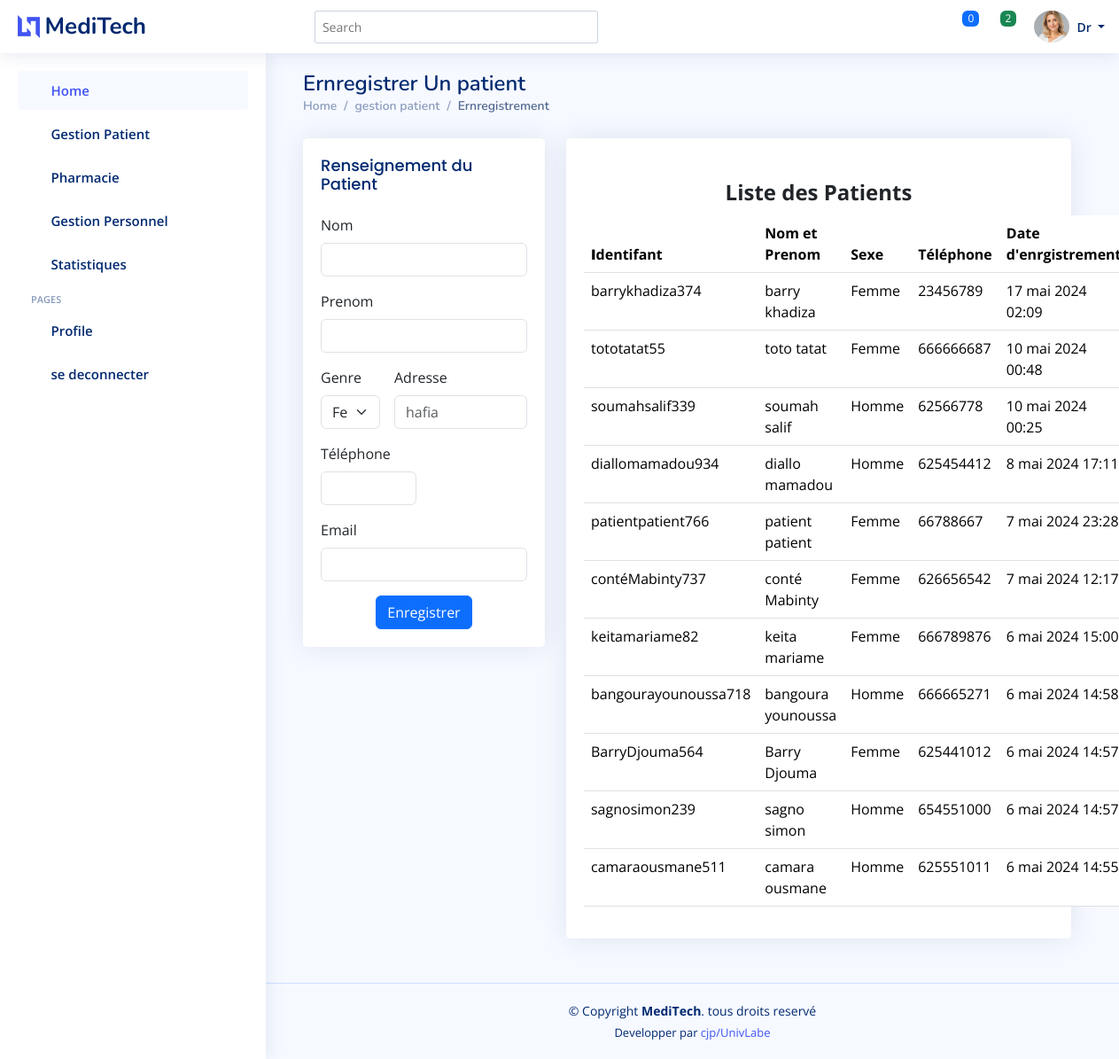
The app's page /save_patient/ with its own data.
### Patients/models.py (models this page shows, shortened)
class Patient(models.Model):
    user = models.ForeignKey(Utilisateur, on_delete = models.CASCADE)
    nom = models.CharField(max_length = 32)
    prenom = models.CharField(max_length = 32)
    genre = models.CharField(max_length = 9)
    telephone = models.CharField(max_length = 10)
    email = models.EmailField(max_length = 32)
    profil_patient=models.ImageField(upload_to='profil_patient/', height_field=None, width_field=None, max_length=None, blank=True)
    adresse = models.CharField(max_length = 30)
    identifiant = models.CharField(max_length = 30)
    date_enrgistrement = models.DateTimeField(auto_now = True)

### Personnel_Service/views.py (the view, shortened to what this page needs)
# urls.py: path('save_patient/',enregistrer_patient,name = 'save_patient'),
def enregistrer_patient(request):
    liste_patients = Patient.objects.order_by("-date_enrgistrement")
    context = {
        'liste_patients':liste_patients,
    }
    return render(request, 'Personnel_Service/enregistrer_patient.html',context)

### Personnel_Service/context_processors.py (called while the page is built)
def notifications(request):
    if request.user.is_authenticated:
        try:
            personnel = Personnel.objects.get(user=request.user)
            rdv_enAttente = Rendezvous.objects.filter(status_rdv='en attente', personnel=personnel)
            nbr_rdvA = rdv_enAttente.count()
            historique_notif = Rendezvous.objects.filter(personnel=personnel)
        except Personnel.DoesNotExist:
            rdv_enAttente = []
            nbr_rdvA = 0
            historique_notif=[]
    else:
        rdv_enAttente = []
        nbr_rdvA = 0
        historique_notif=[]
    return {
        'rdv_enAttente': rdv_enAttente,
        'nbr_rdvA': nbr_rdvA,
        'historique_notif':historique_notif
    }

### Personnel_Service/templates/Personnel_Service/enregistrer_patient.html (shortened to what this page needs)
{% load static %}
{% include "Personnel_Service/header_pers.html" %}
  <main id="main" class="main row d-flex">
    <div class="pagetitle">
      <h1>Ernregistrer Un patient</h1>
      <nav>
        <ol class="breadcrumb">
          <li class="breadcrumb-item"><a href="index.html">Home</a></li>
          <li class="breadcrumb-item">gestion patient</li>
          <li class="breadcrumb-item active">Ernregistrement</li>
        </ol>
      </nav>
    </div>
    <div class="row d-flex">
      <section class="section col-lg-4">
        <div class="row">
          <div class="">
            <div class="card">
              <div class="card-body">
                <h5 class="card-title">Renseignement du Patient</h5>
                <form class="row g-3" method ="post">
                  <div class="col-md-12">
                    <label for="nom" class="form-label">Nom</label>
                    <input type="text" name="nom" class="form-control" id="inputName5">
                  </div>
                  <div class="col-md-12">
                    <label for="prenom" class="form-label">Prenom</label>
                    <input type="text" name="prenom" class="form-control" id="inputEmail5">
                  </div>
                  <div class="col-md-4">
                    <label for="genre" class="form-label">Genre</label>
                    <select id="inputState"  name="genre" class="form-select">
                      <option value ="Femme">Femme</option>
                    </select>
                  </div>
                  <div class="col-md-8">
                    <label for="adresse" class="form-label">Adresse</label>
                    <input type="text" name="adresse" class="form-control" id="inputPassword5" placeholder="hafia">
                  </div>
                  <div class="col-md-6">
                    <label for="tel" class="form-label">Téléphone</label>
                    <input type="tel" name="tel" class="form-control" id="inputAddres5s" >
                  </div>
                  <div class="col-md-12">
                    <label for="prenom" class="form-label">Email</label>
                    <input type="email" name="email" class="form-control" id="inputEmail5">
                  </div>
                  <div class="text-center">
                    <button type="submit" class="btn btn-primary">Enregistrer</button>
                  </div>
                </form>
              </div>
            </div>
        </div>
      </section>
      <section class="section col-lg-8">
        <div class="row">
          <div class="col-lg-12">
            <div class="card">
              <div class="card-body">
                <h5 class="card-title"></h5>
                <table class="table datatable">
                  <legend class="text-center" style="font-weight: bold;">Liste des Patients</legend>
                  <thead >
                    <tr>
                      <th>
                        <b>I</b>dentifant
                      </th>
                      <th>Nom et Prenom</th>
                      <th>Sexe</th>
                      <th>Téléphone</th>
                      <th data-type="date" data-format="YYYY/DD/MM">Date d'enrgistrement</th>
                    </tr>
                  </thead>
                  <tbody>
                    {% for patient in liste_patients  %}
                    <tr>
                      <td>{{ patient.identifiant }}</td>
                      <td>{{ patient.nom }} {{ patient.prenom }}</td>
                      <td>{{ patient.genre }}</td>
                      <td>{{ patient.telephone }}</td>
                      <td>{{ patient.date_enrgistrement }}</td>
                    </tr>
                    {% endfor %}
                  </tbody>
                </table>
              </div>
            </div>
          </div>
        </div>
      </section>
    </div>
  </main>
 {% include "Personnel_Service/footer_personnel.html" %}

### Patients/static/Patients/assets/css/style.css (style rules this page uses)
:root { scroll-behavior: smooth; }
body { font-family: "Open Sans", sans-serif; background: #f6f9ff; color: #444444; }
a { color: #4154f1; text-decoration: none; }
h1, h2, h3, h4, h5, h6 { font-family: "Nunito", sans-serif; }
#main { margin-top: 60px; padding: 20px 30px; transition: all 0.3s; }
.pagetitle { margin-bottom: 10px; }
.pagetitle h1 { font-size: 24px; margin-bottom: 0; font-weight: 600; color: #012970; }
.card { margin-bottom: 30px; border: none; border-radius: 5px; box-shadow: 0px 0 30px rgba(1, 41, 112, 0.1); }
.card-title { padding: 20px 0 15px 0; font-size: 18px; font-weight: 500; color: #012970; font-family: "Poppins", sans-serif; }
.card-body { padding: 0 20px 20px 20px; }
.breadcrumb { font-size: 14px; font-family: "Nunito", sans-serif; color: #899bbd; font-weight: 600; }
.breadcrumb a { color: #899bbd; transition: 0.3s; }
.breadcrumb .breadcrumb-item::before { color: #899bbd; }
.breadcrumb .active { color: #51678f; font-weight: 600; }
@media (min-width: 1200px) { #main, #footer { margin-left: 300px; } }

### records on screen
Patient: identifiant "barrykhadiza374", nom "barry", prenom "khadiza", genre "Femme", telephone "23456789", date_enrgistrement "17 mai 2024 02:09"
Patient: identifiant "tototatat55", nom "toto", prenom "tatat", genre "Femme", telephone "666666687", date_enrgistrement "10 mai 2024 00:48"
Patient: identifiant "soumahsalif339", nom "soumah", prenom "salif", genre "Homme", telephone "62566778", date_enrgistrement "10 mai 2024 00:25"
Patient: identifiant "diallomamadou934", nom "diallo", prenom "mamadou", genre "Homme", telephone "625454412", date_enrgistrement "8 mai 2024 17:11"
Patient: identifiant "patientpatient766", nom "patient", prenom "patient", genre "Femme", telephone "66788667", date_enrgistrement "7 mai 2024 23:28"
Patient: identifiant "contéMabinty737", nom "conté", prenom "Mabinty", genre "Femme", telephone "626656542", date_enrgistrement "7 mai 2024 12:17"
Patient: identifiant "keitamariame82", nom "keita", prenom "mariame", genre "Femme", telephone "666789876", date_enrgistrement "6 mai 2024 15:00"
Patient: identifiant "bangourayounoussa718", nom "bangoura", prenom "younoussa", genre "Homme", telephone "666665271", date_enrgistrement "6 mai 2024 14:58"
Patient: identifiant "BarryDjouma564", nom "Barry", prenom "Djouma", genre "Femme", telephone "625441012", date_enrgistrement "6 mai 2024 14:57"
Patient: identifiant "sagnosimon239", nom "sagno", prenom "simon", genre "Homme", telephone "654551000", date_enrgistrement "6 mai 2024 14:57"
Patient: identifiant "camaraousmane511", nom "camara", prenom "ousmane", genre "Homme", telephone "625551011", date_enrgistrement "6 mai 2024 14:55"

### other values on screen
{{ nbr_rdvA }} "0"
